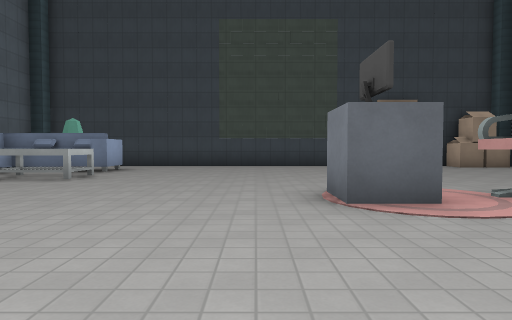
[1] (above)

15 first-person views from a walk through a 3-D level made in the Godot game engine. The camera is 1.2 m above the floor, tilts 2° down and sees 75° across. The floor is counted in squares, 2 m on a side. Each view is taken from the middle of a square. On the plan, view 1 faces up. The plan holds only what a view shows up to about 10 squares ahead; the rest is blank. The place goes on beyond the plan. Surface patterns are stand-ins for the level's own textures.

[2]
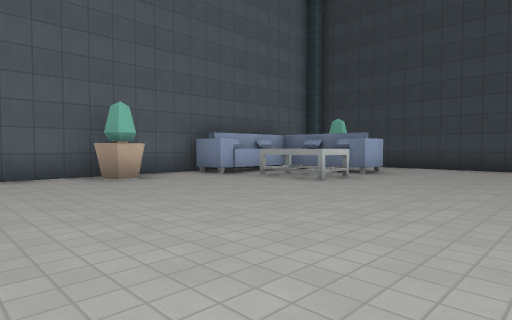

[3]
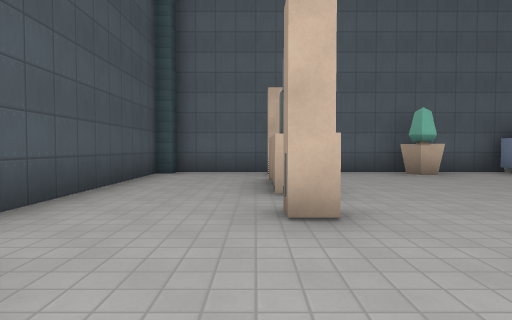

[4]
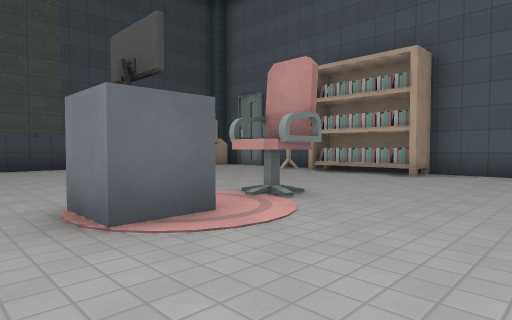

[5]
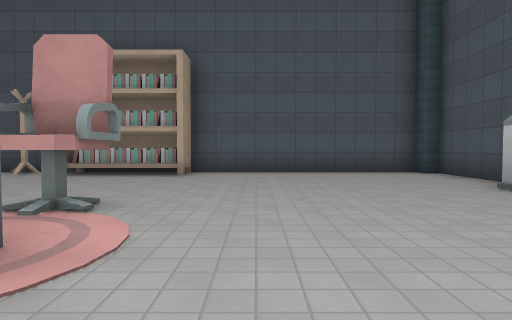

[6]
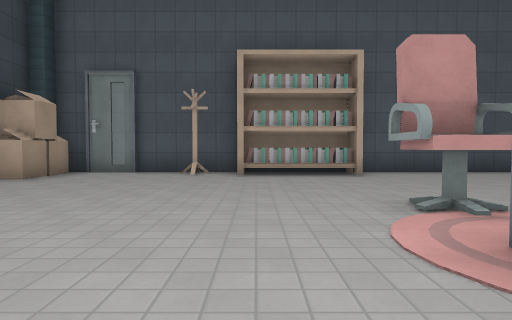

[7]
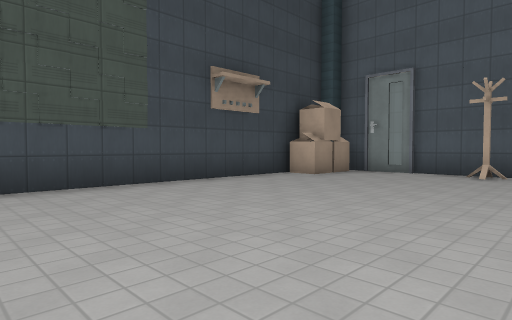

[8]
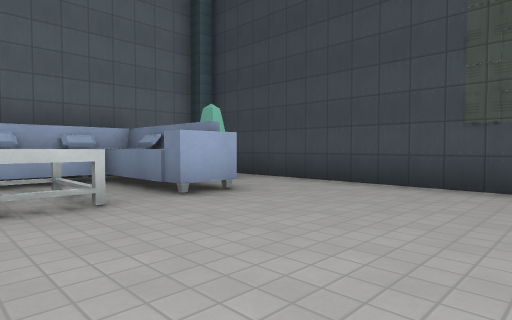

[9]
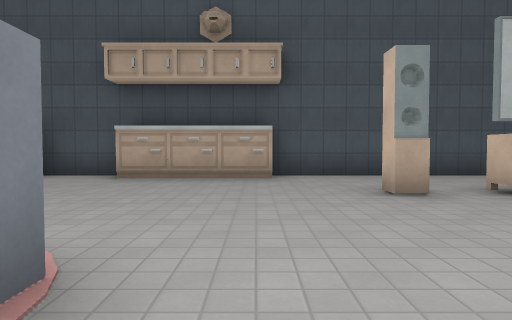

[10]
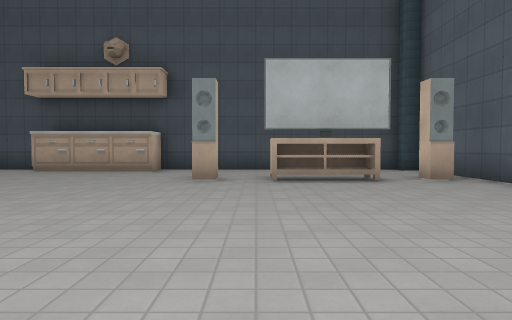

[11]
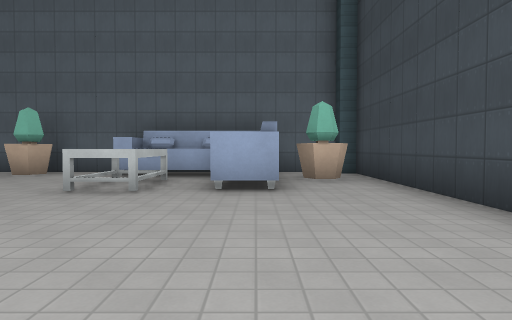

[12]
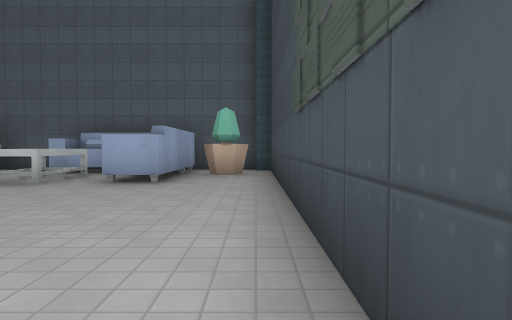

[13]
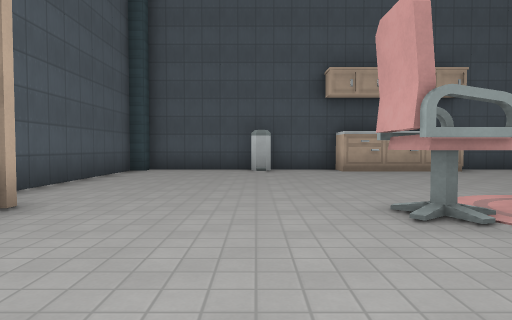

[14]
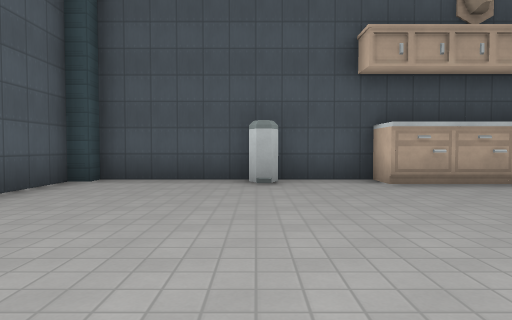

[15]
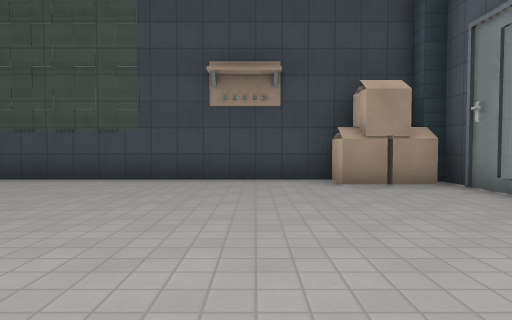

### Floor plan
Points are (right, up) in squares from view 1. A wall is a line through its corners. A room is listed if a view was taken in it or the views show most of it. See-through windows are left out.
Room 1 (views 1, 2, 3, 4, 5, 6, 7, 8, 9, 10, 11, 12, 13, 14, 15)
walls: (2, 3.5) (1, 3.5) (1, 4.5); (-4.4, 9.3) (-3.7, 9.3) (-3.7, 8.3) (-4.5, 8.3); (-5.4, 8.3) (-6.1, 8.3) (-6.1, 6) (-7.1, 6); (2.6, -2.4) (4.8, -2.4); (-6.9, 6.4) (-6.1, 6.4); (-7.4, 6.2) (-7.4, 1.9); (-7.4, 1.4) (-7.4, -2) (-7, -2) (-7, -2.4) (-0.2, -2.4); (-6.4, 9) (-6.8, 9) (-6.8, 8.4); (5.1, -2.4) (8, -2.4) (8, -2) (8.4, -2) (8.4, 3.8); (8.4, 6.4) (8.4, 11); (-7.1, 9.3) (-6.4, 9.3); (6.6, 11.4) (-7, 11.4) (-7, 11); (-7.4, 11) (-7.4, 9.2)
ways out: closed door at (8, 9.5); gap at (2, 4)
objects: speaker (-7, 1); plant (-7, 4); pillow (-7, 7); pillow (-7, 8); pillow (-6, 9); plant (-6, 10); cabinet (-5, 0) to (-4, 0); table (-5, 7) to (-4, 7); pillow (-5, 9); speaker (-2, 1); drawers (0, -2); drawers (1, -2); drawers (2, -2); chair (3, 4); bin (5, -2); box (7, 11); books (8, 4); books (8, 5); books (8, 6); rack (8, 7)

Positions as (right, up) in squares from view 1, and headings:
1: (0, 0), facing up
2: (0, 1), facing up-left
3: (1, 0), facing left
4: (0, 1), facing up-right
5: (0, 2), facing right
6: (0, 6), facing right
7: (0, 6), facing up-right
8: (0, 6), facing up-left
9: (0, 5), facing down
10: (-3, 7), facing down
11: (1, 9), facing left
12: (2, 11), facing left
13: (5, 7), facing down
14: (5, 4), facing down
15: (5, 5), facing up
